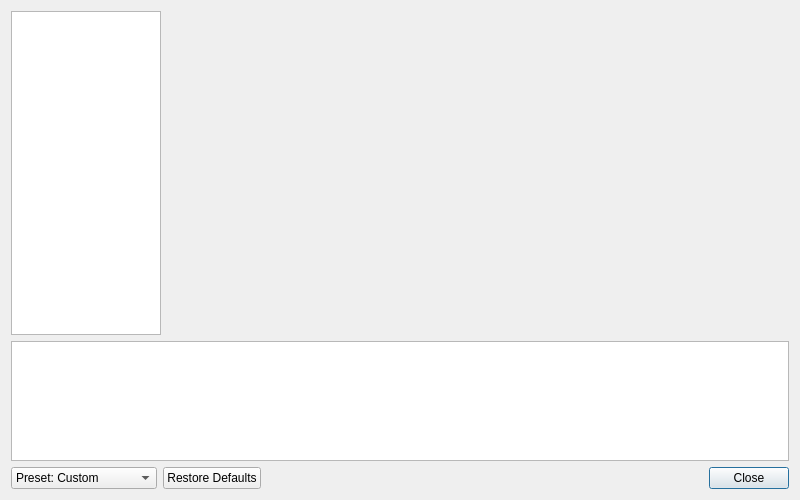
<?xml version="1.0" encoding="UTF-8"?>
<ui version="4.0">
 <class>SettingsDialog</class>
 <widget class="QDialog" name="SettingsDialog">
  <property name="windowModality">
   <enum>Qt::WindowModal</enum>
  </property>
  <property name="geometry">
   <rect>
    <x>0</x>
    <y>0</y>
    <width>800</width>
    <height>500</height>
   </rect>
  </property>
  <property name="sizePolicy">
   <sizepolicy hsizetype="Preferred" vsizetype="Preferred">
    <horstretch>0</horstretch>
    <verstretch>0</verstretch>
   </sizepolicy>
  </property>
  <property name="windowTitle">
   <string>AetherSX2 Settings</string>
  </property>
  <layout class="QGridLayout" name="gridLayout" columnstretch="0,1">
   <item row="0" column="0">
    <widget class="QListWidget" name="settingsCategory">
     <property name="sizePolicy">
      <sizepolicy hsizetype="Preferred" vsizetype="Preferred">
       <horstretch>0</horstretch>
       <verstretch>0</verstretch>
      </sizepolicy>
     </property>
     <property name="minimumSize">
      <size>
       <width>150</width>
       <height>0</height>
      </size>
     </property>
     <property name="maximumSize">
      <size>
       <width>150</width>
       <height>16777215</height>
      </size>
     </property>
     <property name="iconSize">
      <size>
       <width>32</width>
       <height>32</height>
      </size>
     </property>
    </widget>
   </item>
   <item row="0" column="1">
    <widget class="QStackedWidget" name="settingsContainer">
     <property name="minimumSize">
      <size>
       <width>500</width>
       <height>0</height>
      </size>
     </property>
    </widget>
   </item>
   <item row="1" column="0" colspan="2">
    <widget class="QTextEdit" name="helpText">
     <property name="minimumSize">
      <size>
       <width>0</width>
       <height>100</height>
      </size>
     </property>
     <property name="maximumSize">
      <size>
       <width>16777215</width>
       <height>120</height>
      </size>
     </property>
     <property name="readOnly">
      <bool>true</bool>
     </property>
    </widget>
   </item>
   <item row="2" column="0" colspan="2">
    <layout class="QHBoxLayout" name="horizontalLayout_2">
     <item>
      <widget class="QComboBox" name="settingsPreset">
       <item>
        <property name="text">
         <string>Preset: Custom</string>
        </property>
       </item>
       <item>
        <property name="text">
         <string>Preset: Safe (Default)</string>
        </property>
       </item>
       <item>
        <property name="text">
         <string>Preset: Fast</string>
        </property>
       </item>
      </widget>
     </item>
     <item>
      <widget class="QPushButton" name="restoreDefaultsButton">
       <property name="text">
        <string>Restore Defaults</string>
       </property>
      </widget>
     </item>
     <item>
      <spacer name="horizontalSpacer">
       <property name="orientation">
        <enum>Qt::Horizontal</enum>
       </property>
       <property name="sizeHint" stdset="0">
        <size>
         <width>40</width>
         <height>20</height>
        </size>
       </property>
      </spacer>
     </item>
     <item>
      <widget class="QPushButton" name="closeButton">
       <property name="text">
        <string>Close</string>
       </property>
       <property name="default">
        <bool>true</bool>
       </property>
      </widget>
     </item>
    </layout>
   </item>
  </layout>
 </widget>
 <resources>
  <include location="../resources/resources.qrc"/>
 </resources>
 <connections/>
</ui>
